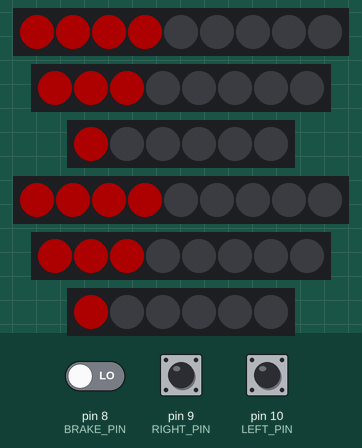
This sketch was run on a simulated Arduino Uno, built with avr-gcc and run on an emulated ATmega328P. Shown: 2 × 9 RGB LEDs in strip order, left to right, 2 × 8 RGB LEDs in strip order, left to right, 2 × 6 RGB LEDs in strip order, left to right. Inputs (shaded band) come from the test bench; at power-on: pin 9 (RIGHT_PIN) LOW, pin 8 (BRAKE_PIN) LOW, pin 10 (LEFT_PIN) LOW. Dim RGB values are drawn brighter than linear.

Above: at 1.7 s.
1.8 s: pin 9 (RIGHT_PIN) pulled HIGH for 0.15 s
At 2.43 s:
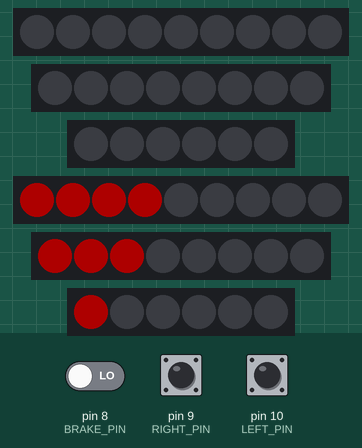
2.5 s: pin 8 (BRAKE_PIN) driven HIGH
At 4.2 s:
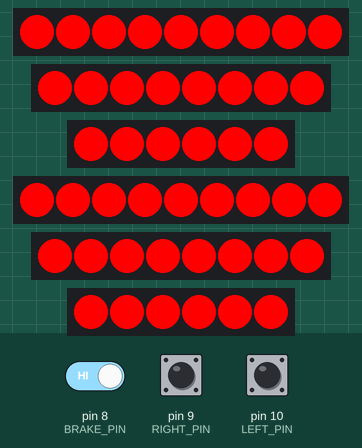
4.5 s: pin 10 (LEFT_PIN) pulled HIGH for 0.15 s
At 5.13 s:
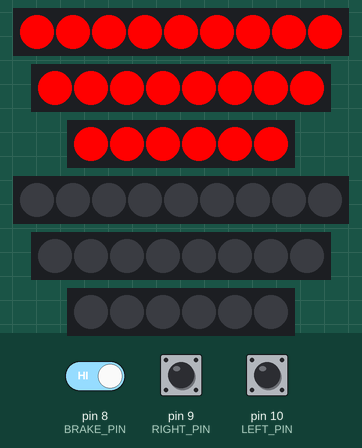
5.2 s: pin 9 (RIGHT_PIN) pulled HIGH for 1 s
At 6.3 s:
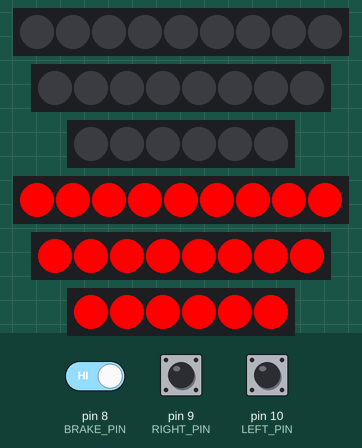
7.7 s: pin 8 (BRAKE_PIN) driven LOW
At 8.9 s:
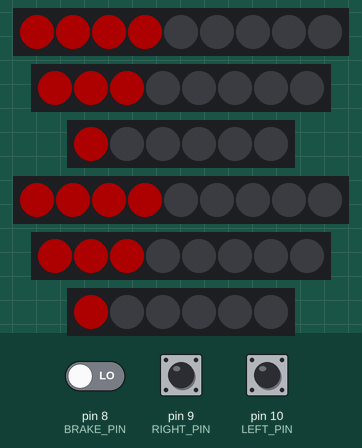
9.2 s: pin 10 (LEFT_PIN) pulled HIGH for 1 s
At 10.2 s:
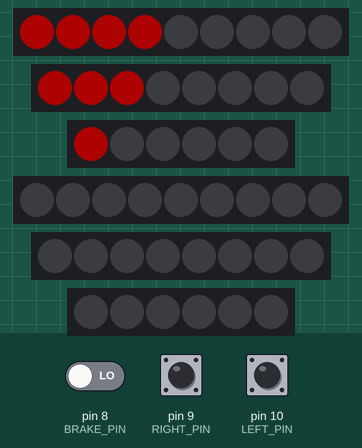
Timing chart, 0 to 12.2 s (numbered marks = the images above; inputs shaded):
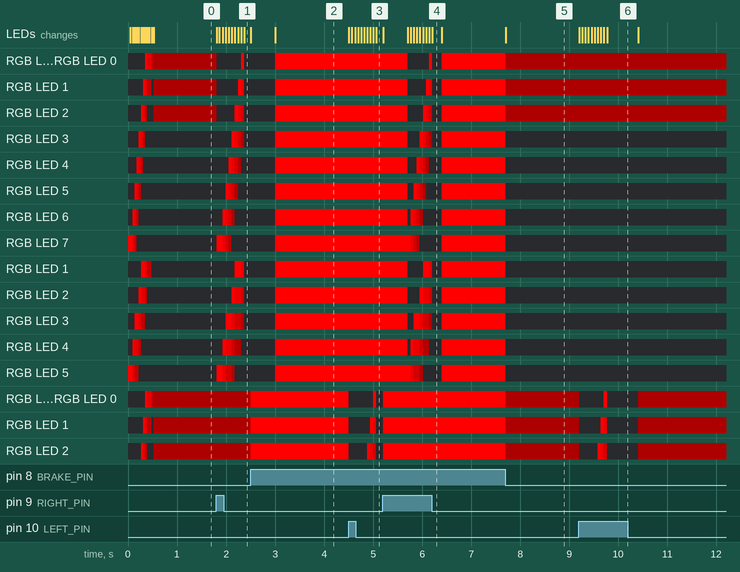

Measured:
- after the input at 1.8 s, RGB LED 0: RGB(50, 0, 0) → off at once, → RGB(255, 0, 0) 0.50 s later, → off 0.06 s later; RGB LED 1: RGB(50, 0, 0) → off at once, → RGB(255, 0, 0) 0.44 s later, → RGB(191, 0, 0) 0.06 s later, → off 0.06 s later
- after the input at 2.5 s, the LEDs: first change at once (image 2 shows a later state)
- after the input at 4.5 s, RGB LED 0: RGB(255, 0, 0) → off at once, → RGB(255, 0, 0) 0.50 s later, → off 0.06 s later; RGB LED 1: RGB(255, 0, 0) → off at once, → RGB(255, 0, 0) 0.44 s later, → RGB(191, 0, 0) 0.06 s later, → off 0.06 s later
- after the input at 7.7 s, RGB LED 0–2, RGB LED 0, RGB LED 0–2, RGB LED 0: RGB(255, 0, 0) → RGB(50, 0, 0) at once; RGB LED 3–7, RGB LED 1–5, RGB LED 3–7, RGB LED 1–5: RGB(255, 0, 0) → off at once; the LEDs: change at once (image 5)
- after the input at 9.2 s, RGB LED 0, RGB LED 0: RGB(50, 0, 0) → off at once, → RGB(255, 0, 0) 0.50 s later, → off 0.06 s later, → RGB(50, 0, 0) 0.64 s later

The sketch:

ledstrip_v3.ino
```cpp
#include <FastLED.h>

// --- CONFIG ---
#define NUM_STRIPS 6
#define BRIGHTNESS 255
#define RUNNING_BRIGHTNESS 50
#define TURN_BRIGHTNESS 255

// Right: pins 2,4,6 = 9,8,6 LEDs. Left: pins 3,5,7 = 9,8,6 LEDs
// Data feeds from OUTSIDE, so index 0 = outer, last index = inner
const uint8_t STRIP_PINS[NUM_STRIPS] = {2, 4, 6, 3, 5, 7};
const uint8_t STRIP_LENGTHS[NUM_STRIPS] = {9, 8, 6, 9, 8, 6};
const uint8_t MAX_LEDS = 9;

const uint8_t BRAKE_PIN = 8;
const uint8_t LEFT_PIN = 10;
const uint8_t RIGHT_PIN = 9;

const uint16_t DEFAULT_PERIOD_MS = 800;
const uint8_t SWEEP_PERCENT = 70;
const uint8_t TAIL_LENGTH = 4;

// Startup animation settings
const uint8_t STARTUP_TAIL = 3;
const uint16_t STARTUP_STEP_MS = 40;

CRGB strips[NUM_STRIPS][9];

// --- STATE ---
struct TurnState {
  bool lastRaw = false;
  uint32_t lastRise = 0;
  uint32_t lastPeriod = DEFAULT_PERIOD_MS;
  uint8_t headPos = 0;
  uint32_t lastStepTime = 0;
  uint32_t stepInterval = DEFAULT_PERIOD_MS * SWEEP_PERCENT / 100 / MAX_LEDS;
  bool isActive = false;
  bool sweepDone = false;
};

TurnState leftTurn, rightTurn;

void startupAnimation() {
  // Sweep inner->outer across all strips simultaneously
  for (uint8_t step = 0; step < MAX_LEDS + STARTUP_TAIL; step++) {
    for (uint8_t s = 0; s < NUM_STRIPS; s++) {
      uint8_t len = STRIP_LENGTHS[s];
      fill_solid(strips[s], len, CRGB::Black);

      int8_t headIndex = (len - 1) - (step * len / MAX_LEDS);

      for (int8_t i = 0; i < STARTUP_TAIL; i++) {
        int8_t pos = headIndex + i;
        if (pos >= 0 && pos < len) {
          uint8_t brightness = 255 * (STARTUP_TAIL - i) / STARTUP_TAIL;
          strips[s][pos] = CRGB(brightness, 0, 0);
        }
      }
    }
    FastLED.show();
    delay(STARTUP_STEP_MS);
  }

  // Fade out
  for (int8_t b = 255; b >= 0; b -= 15) {
    FastLED.setBrightness(b);
    FastLED.show();
    delay(10);
  }
  FastLED.setBrightness(BRIGHTNESS);
  FastLED.clear(true);
}

void setup() {
  FastLED.addLeds<WS2812B, 2, GRB>(strips[0], STRIP_LENGTHS[0]); // Right outer
  FastLED.addLeds<WS2812B, 4, GRB>(strips[1], STRIP_LENGTHS[1]); // Right mid
  FastLED.addLeds<WS2812B, 6, GRB>(strips[2], STRIP_LENGTHS[2]); // Right inner
  FastLED.addLeds<WS2812B, 3, GRB>(strips[3], STRIP_LENGTHS[3]); // Left outer
  FastLED.addLeds<WS2812B, 5, GRB>(strips[4], STRIP_LENGTHS[4]); // Left mid
  FastLED.addLeds<WS2812B, 7, GRB>(strips[5], STRIP_LENGTHS[5]); // Left inner
  FastLED.setBrightness(BRIGHTNESS);

  pinMode(BRAKE_PIN, INPUT);
  pinMode(LEFT_PIN, INPUT);
  pinMode(RIGHT_PIN, INPUT);

  FastLED.clear(true);

  startupAnimation(); // Run once on boot
}

void updateTurnTiming(TurnState &state, bool currentRaw, uint32_t now) {
  if (currentRaw &&!state.lastRaw) {
    if (state.lastRise!= 0) {
      uint32_t period = now - state.lastRise;
      if (period > 200 && period < 2000) {
        state.lastPeriod = period;
        state.stepInterval = (period * SWEEP_PERCENT / 100) / MAX_LEDS;
      }
    }
    state.lastRise = now;
    state.headPos = 0;
    state.lastStepTime = now;
    state.isActive = true;
    state.sweepDone = false;
  }

  if (state.isActive && now - state.lastRise > state.lastPeriod * 3 / 2) {
    state.isActive = false;
    state.headPos = 0;
    state.sweepDone = false;
  }

  state.lastRaw = currentRaw;
}

void animateTurn(TurnState &state, bool brakeActive, uint8_t startStrip, uint8_t endStrip, uint32_t now) {
  CRGB fullRed = CRGB(TURN_BRIGHTNESS, 0, 0);

  if (!state.isActive) {
    if (brakeActive) {
      for (uint8_t s = startStrip; s <= endStrip; s++) {
        fill_solid(strips[s], STRIP_LENGTHS[s], fullRed);
      }
    }
    return;
  }

  if (!state.sweepDone && state.headPos < MAX_LEDS && now - state.lastStepTime >= state.stepInterval) {
    state.headPos++;
    state.lastStepTime = now;
    if (state.headPos >= MAX_LEDS) {
      state.sweepDone = true;
    }
  }

  for (uint8_t s = startStrip; s <= endStrip; s++) {
    fill_solid(strips[s], STRIP_LENGTHS[s], CRGB::Black);
  }

  if (state.sweepDone) return;

  for (uint8_t s = startStrip; s <= endStrip; s++) {
    uint8_t len = STRIP_LENGTHS[s];
    uint8_t scaledHead = (state.headPos * len) / MAX_LEDS;
    int8_t headIndex = (len - 1) - scaledHead;

    for (int8_t i = 0; i < TAIL_LENGTH; i++) {
      int8_t pos = headIndex + i;
      if (pos >= 0 && pos < len) {
        uint8_t brightness = TURN_BRIGHTNESS * (TAIL_LENGTH - i) / TAIL_LENGTH;
        strips[s][pos] = CRGB(brightness, 0, 0);
      }
    }
  }
}

uint8_t getRunningCount(uint8_t len) {
  if (len == 9) return 4;
  if (len == 8) return 3;
  if (len == 6) return 1;
  return 1;
}

void updateRunningLights() {
  CRGB dimRed = CRGB(RUNNING_BRIGHTNESS, 0, 0);

  for (uint8_t s = 0; s < NUM_STRIPS; s++) {
    uint8_t len = STRIP_LENGTHS[s];
    uint8_t runCount = getRunningCount(len);
    fill_solid(strips[s], len, CRGB::Black);
    for (uint8_t i = 0; i < runCount; i++) {
      strips[s][i] = dimRed;
    }
  }
}

void loop() {
  uint32_t now = millis();

  bool brake = digitalRead(BRAKE_PIN);
  bool leftRaw = digitalRead(LEFT_PIN);
  bool rightRaw = digitalRead(RIGHT_PIN);

  updateTurnTiming(leftTurn, leftRaw, now);
  updateTurnTiming(rightTurn, rightRaw, now);

  bool hazards = leftTurn.isActive && rightTurn.isActive;

  updateRunningLights();

  CRGB brightRed = CRGB(TURN_BRIGHTNESS, 0, 0);

  if (brake && hazards) {
    for (uint8_t s = 0; s < NUM_STRIPS; s++) {
      fill_solid(strips[s], STRIP_LENGTHS[s], brightRed);
    }
  }
  else if (brake && leftTurn.isActive &&!rightTurn.isActive) {
    animateTurn(leftTurn, brake, 3, 5, now);
    animateTurn(rightTurn, brake, 0, 2, now);
  }
  else if (brake && rightTurn.isActive &&!leftTurn.isActive) {
    animateTurn(rightTurn, brake, 0, 2, now);
    animateTurn(leftTurn, brake, 3, 5, now);
  }
  else if (brake &&!leftTurn.isActive &&!rightTurn.isActive) {
    for (uint8_t s = 0; s < NUM_STRIPS; s++) {
      fill_solid(strips[s], STRIP_LENGTHS[s], brightRed);
    }
  }
  else if (hazards &&!brake) {
    animateTurn(leftTurn, brake, 3, 5, now);
    animateTurn(rightTurn, brake, 0, 2, now);
  }
  else if (leftTurn.isActive &&!rightTurn.isActive) {
    animateTurn(leftTurn, brake, 3, 5, now);
  }
  else if (rightTurn.isActive &&!leftTurn.isActive) {
    animateTurn(rightTurn, brake, 0, 2, now);
  }

  FastLED.show();
}
```
